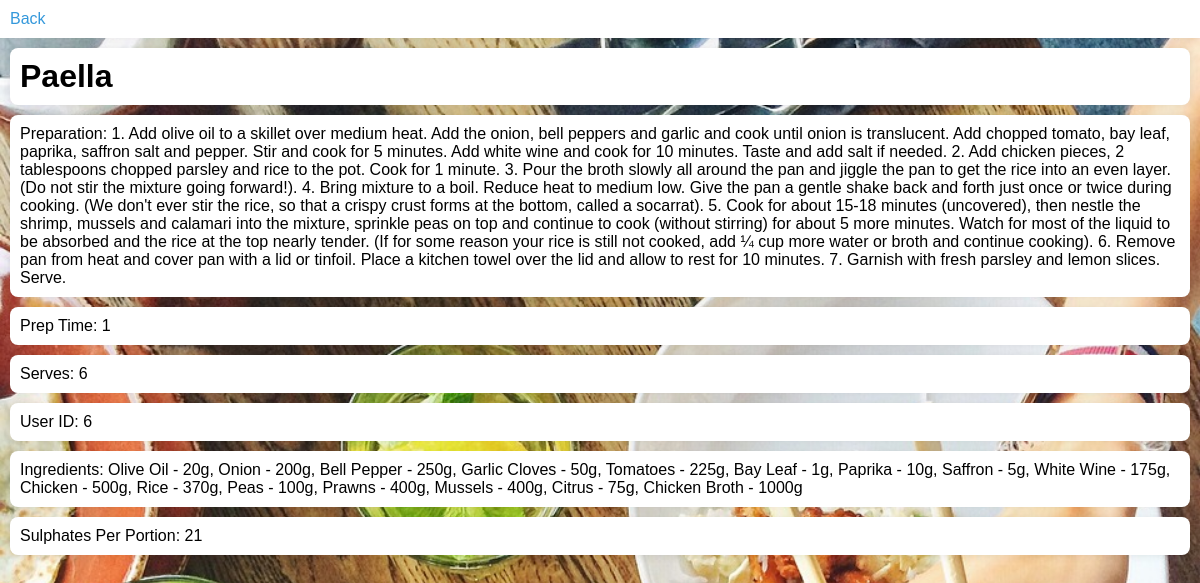
The page /recipes/8 (signed in) on the database its author committed.
### recipes/models.py (models this page shows, shortened)
class Recipe(models.Model):
    recipe_id = models.AutoField(primary_key=True)
    user = models.ForeignKey(User, on_delete=models.DO_NOTHING)
    recipe_title = models.CharField(max_length=200)
    recipe_ingredients = models.TextField()
    preparation = models.TextField()
    prep_time = models.PositiveIntegerField(default=0)
    serves_num = models.PositiveIntegerField(default=1)
    sulphates_per_portion = models.PositiveIntegerField(default=0)

### recipes/views.py (the view)
# urls.py: path("<int:recipe_id>", views.view_recipe, name="view_recipe"),
@login_required
def view_recipe(request, recipe_id):
    recipe = get_object_or_404(Recipe, pk=recipe_id)
    return render(request, "recipes/recipe_details.html", {"recipe": recipe})

### recipes/templates/recipes/recipe_details.html (shortened to what this page needs)
<!DOCTYPE html>
<html lang="en">
<head>
    {% load static %}
    <link rel="stylesheet" href="{% static '/css/general.css' %}">
</head>
<body>
    <nav>
        <div>
            <div style="text-align: left;">
                <a href="{% url 'recipes:view_all_recipes' %}">Back</a>
            </div>
        </div>
    </nav>
    <h1>{{ recipe.recipe_title }}</h1>
    <p>Preparation: {{ recipe.preparation }}</p>
    <p>Prep Time: {{ recipe.prep_time }}</p>
    <p>Serves: {{ recipe.serves_num }}</p>
    <p>User ID: {{ recipe.user_id }}</p>
    <p>Ingredients: {{ recipe.recipe_ingredients }}</p>
    <p>Sulphates Per Portion: {{ recipe.sulphates_per_portion }}</p>
</body>
</html>

### users/static/css/general.css (style rules this page uses)
body { background-image: url("./backgrounds/background1.jpg"); background-size: cover; height: 100vh; }

### recipes/templates/recipes/recipe_details.html (style rules this page uses)
body { font-family: Arial, sans-serif; background-color: #f2f2f2; margin: 0; padding: 0; box-sizing: border-box; }
nav { background-color: #fff; padding: 10px; box-shadow: 0 0 10px rgba(0, 0, 0, 0.1); }
nav a { text-decoration: none; color: #3498db; }
h1, p { margin: 10px; padding: 10px; background-color: #fff; border-radius: 8px; box-shadow: 0 0 10px rgba(0, 0, 0, 0.1); }

### rows shown on the page
Recipe: recipe_title "Paella", preparation "1. Add olive oil to a skillet over medium heat. Add the onion, bell peppers and garlic and cook until onion is translucent. Add chopped tomato, bay leaf, paprika, saffron salt and pepper. Stir and cook for 5 minutes. Add white wine and cook for 10 minutes. Taste and add salt if needed. 2. Add chicken pieces, 2 tablespoons chopped parsley and rice to the pot. Cook for 1 minute. 3. Pour the broth slowly all around the pan and jiggle the pan to get the rice into an even layer. (Do not stir the mixture going forward!). 4. Bring mixture to a boil. Reduce heat to medium low. Give the pan a gentle shake back and forth just once or twice during cooking. (We don't ever stir the rice, so that a…", prep_time "1", serves_num "6", user_id "6", recipe_ingredients "Olive Oil - 20g, Onion - 200g, Bell Pepper - 250g, Garlic Cloves - 50g, Tomatoes - 225g, Bay Leaf - 1g, Paprika - 10g, Saffron - 5g, White Wine - 175g, Chicken - 500g, Rice - 370g, Peas - 100g, Prawns - 400g, Mussels - 400g, Citrus - 75g, Chicken Broth - 1000g", sulphates_per_portion "21"
